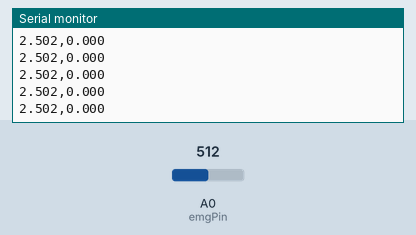
Bench run of a sketch on a simulated Arduino Uno, built with avr-gcc and run on an emulated ATmega328P. On the bench: the last lines printed to the serial monitor. Inputs (shaded band) come from the test bench; at power-on: A0 (emgPin) = 512.

Above: at 1.2 s.
1.3 s: A0 (emgPin) set to 716
At 2.1 s:
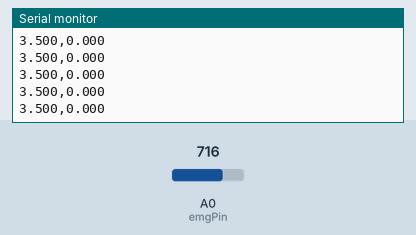
2.8 s: A0 (emgPin) set to 900
At 3.5 s:
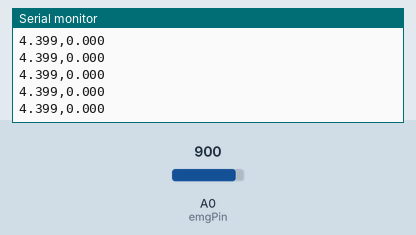
Timing chart, 0 to 5.5 s (numbered marks = the images above; inputs shaded):
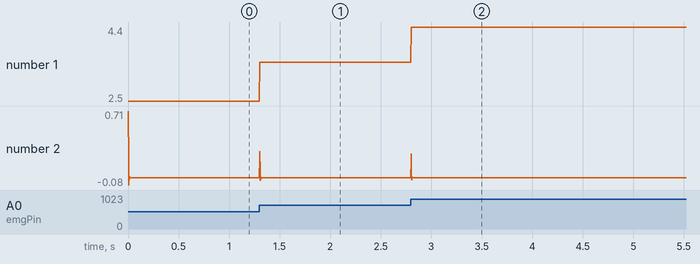

Measured:
- after the input at 1.3 s, the serial monitor: prints a new line at once (image 1)
- after the input at 2.8 s, the serial monitor: prints a new line at once (image 2)
- plotted number 1: 2.5 → 3.5 after the input at 1.3 s, 3.5 → 4.4 after the input at 2.8 s

The sketch:

EMG_butterworth_manual.ino
```cpp
// Sampling rate (Hz)
const float fs = 1000.0;

// Band-pass Butterworth (2nd order) - designed using Python/scipy for 20-450 Hz
// Coefficients are normalized for fs = 1000 Hz
// Use tools like scipy.signal.butter() to generate new coefficients if fs changes

// Example coefficients for band-pass 20–450 Hz, fs = 1000 Hz
float a0 = 1.0;
float a1 = -0.3695;
float a2 = 0.1958;
float b0 = 0.2066;
float b1 = 0.0;
float b2 = -0.2066;

// Filter history variables
float x1 = 0, x2 = 0;  // Previous inputs
float y1 = 0, y2 = 0;  // Previous outputs

// Analog input pin connected to MyoWare output
const int emgPin = A0;

void setup() {
  Serial.begin(115200);
}

void loop() {
  // Read raw EMG input
  int rawADC = analogRead(emgPin);

  // Convert to voltage (assuming 5V ADC reference and 10-bit ADC)
  float vin = rawADC * (5.0 / 1023.0);

  // Apply band-pass Butterworth filter (biquad)
  float y = b0 * vin + b1 * x1 + b2 * x2 - a1 * y1 - a2 * y2;

  // Shift history
  x2 = x1;
  x1 = vin;
  y2 = y1;
  y1 = y;

  // Send both raw and filtered values to Serial Plotter
  Serial.print(vin, 3);    // Raw EMG
  Serial.print(",");
  Serial.println(y, 3);    // Filtered EMG

  delayMicroseconds(1000); // Sampling delay (1000 Hz)
}
```
